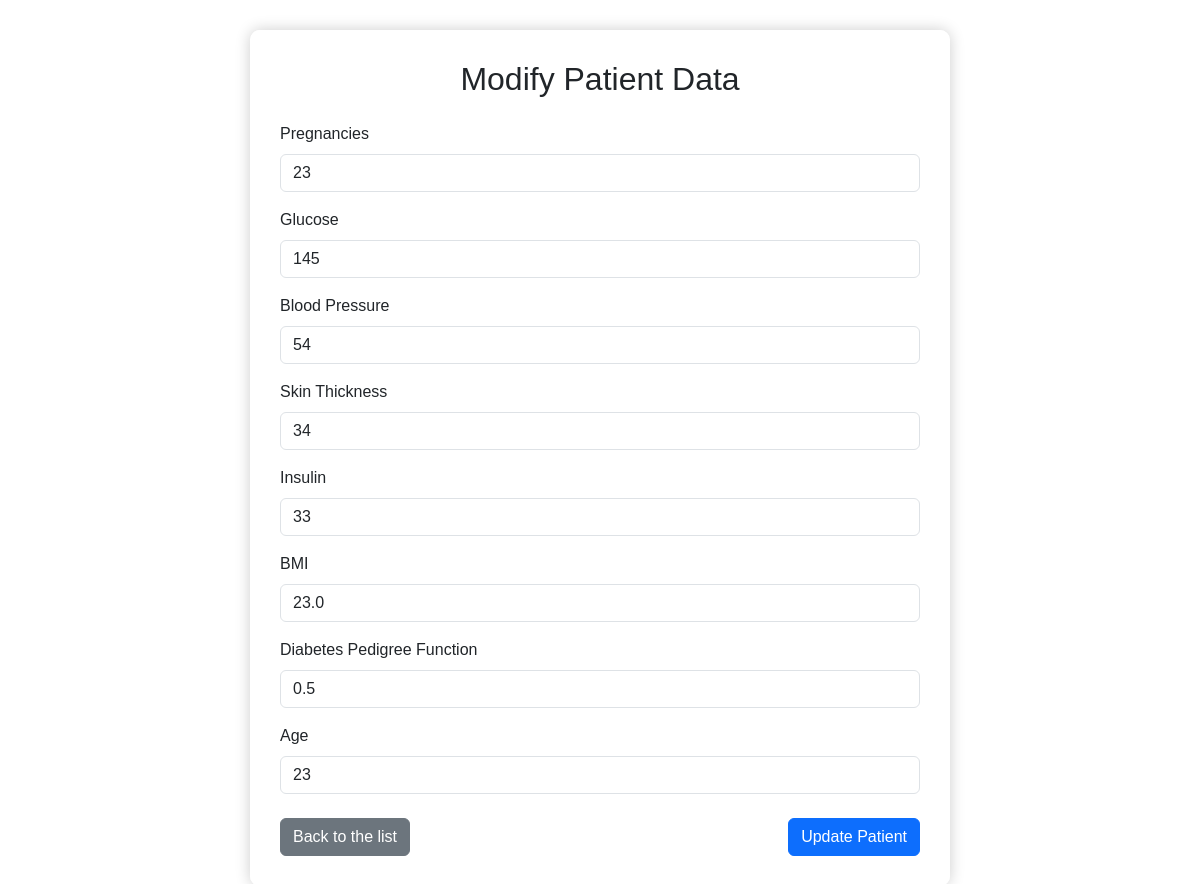
/modify_patient/2 (signed in), run on the app's committed database.
### tables this page shows
CREATE TABLE patients (
        id INTEGER PRIMARY KEY AUTOINCREMENT,
        Pregnancies INTEGER,
        Glucose INTEGER,
        BloodPressure INTEGER,
        SkinThickness INTEGER,
        Insulin INTEGER,
        BMI REAL,
        DiabetesPedigreeFunction REAL,
        Age INTEGER,
        Prediction INTEGER
    );

### app.py (the view, shortened to what this page needs)
@app.route('/modify_patient/<int:patient_id>', methods=['GET', 'POST'])
def modify_patient(patient_id):
    if not session.get('logged_in'):
        return redirect(url_for('login'))
    with sqlite3.connect('database.db') as conn:
        c = conn.cursor()
        c.execute("SELECT * FROM patients WHERE id = ?", (patient_id,))
        patient = c.fetchone()
    return render_template('modify_patient.html', patient=patient)

### templates/modify_patient.html (shortened to what this page needs)
<!DOCTYPE html>
<html>
<head>
    <link href="https://cdn.jsdelivr.net/npm/bootstrap@5.3.0/dist/css/bootstrap.min.css" rel="stylesheet">
</head>
<body>
    <div class="form-container">
        <h2 class="text-center mb-4">Modify Patient Data</h2>
        <form method="POST">
            <div class="mb-3">
                <label for="Pregnancies" class="form-label">Pregnancies</label>
                <input type="number" class="form-control" id="Pregnancies" name="Pregnancies" value="{{ patient[1] }}" required>
            </div>
            <div class="mb-3">
                <label for="Glucose" class="form-label">Glucose</label>
                <input type="number" class="form-control" id="Glucose" name="Glucose" value="{{ patient[2] }}" required>
            </div>
            <div class="mb-3">
                <label for="BloodPressure" class="form-label">Blood Pressure</label>
                <input type="number" class="form-control" id="BloodPressure" name="BloodPressure" value="{{ patient[3] }}" required>
            </div>
            <div class="mb-3">
                <label for="SkinThickness" class="form-label">Skin Thickness</label>
                <input type="number" class="form-control" id="SkinThickness" name="SkinThickness" value="{{ patient[4] }}" required>
            </div>
            <div class="mb-3">
                <label for="Insulin" class="form-label">Insulin</label>
                <input type="number" class="form-control" id="Insulin" name="Insulin" value="{{ patient[5] }}" required>
            </div>
            <div class="mb-3">
                <label for="BMI" class="form-label">BMI</label>
                <input type="number" step="any" class="form-control" id="BMI" name="BMI" value="{{ patient[6] }}" required>
            </div>
            <div class="mb-3">
                <label for="DiabetesPedigreeFunction" class="form-label">Diabetes Pedigree Function</label>
                <input type="number" step="any" class="form-control" id="DiabetesPedigreeFunction" name="DiabetesPedigreeFunction" value="{{ patient[7] }}" required>
            </div>
            <div class="mb-3">
                <label for="Age" class="form-label">Age</label>
                <input type="number" class="form-control" id="Age" name="Age" value="{{ patient[8] }}" required>
            </div>
            <div class="d-flex justify-content-between align-items-center mt-4">
                <a href="{{ url_for('patients_list') }}" class="btn btn-secondary">Back to the list</a>
                <button type="submit" class="btn btn-primary">Update Patient</button>
            </div>
        </form>
    </div>
</body>
</html>

### templates/modify_patient.html (style rules this page uses)
body { background-image: url('https://images.unsplash.com/photo-1526256262350-7da7584cf5eb?ixlib=rb-4.0.3&auto=format&fit=crop&w=1950&q=80'); background-size: cover; background-position: center; min-height: 100vh; display: flex; justify-content: center; align-items: center; font-family: 'Arial', sans-serif; padding: 30px 15px; }
.form-container { background-color: rgba(255, 255, 255, 0.95); max-width: 700px; width: 100%; padding: 30px; border-radius: 10px; box-shadow: 0 0 15px rgba(0,0,0,0.2); }

### data on the page
patients: Pregnancies "23", Glucose "145", BloodPressure "54", SkinThickness "34", Insulin "33", BMI "23.0", DiabetesPedigreeFunction "0.5", Age "23"
